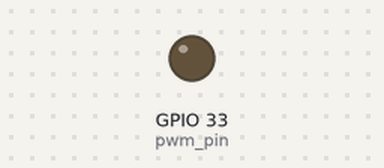
A sketch run on a simulated ESP32. Parts: output pins drawn as LEDs (lit = HIGH).

Above: at 0.05 s.
At 1.2 s:
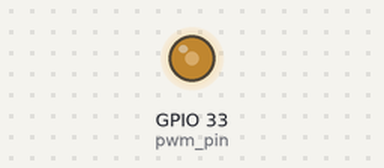
At 2.35 s:
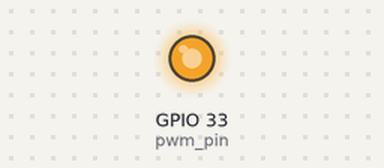
At 4.7 s:
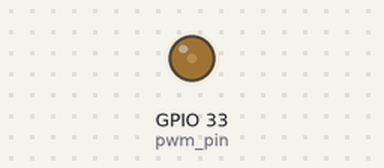
Timing chart, 0 to 6.8 s (numbered marks = the images above):
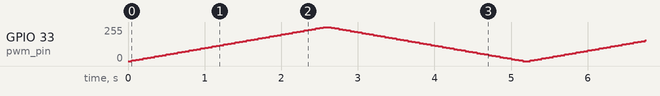

The sketch:

3_LEDC_PWM.ino
```cpp
//https://espressif-docs.readthedocs-hosted.com/projects/arduino-esp32/en/latest/api/ledc.html

// servo pwm input pin
const int pwm_pin = 33;  // pwm脉冲宽度调制

// setting PWM properties
const int freq = 1000;  // 频率
const int pwm_channel = 0;
const int resolution = 8;  // 分辨率

void setup() {
  // put your setup code here, to run once:
  // configure PWM functionalities
  ledcSetup(pwm_channel, freq, resolution);
  // attach the channel to the GPIO to be controlled
  ledcAttachPin(pwm_pin, pwm_channel);  // 输出
}

void loop() {
  // put your main code here, to run repeatedly:
  for (int duty_cycle=0; duty_cycle<=255; duty_cycle+=5){
    ledcWrite(pwm_channel, duty_cycle);  // 连续变换电压，占空比参数
    delay(50);
  }
  for (int duty_cycle=255; duty_cycle>=0; duty_cycle-=5){
    ledcWrite(pwm_channel, duty_cycle);
    delay(50);
  }
}
```
